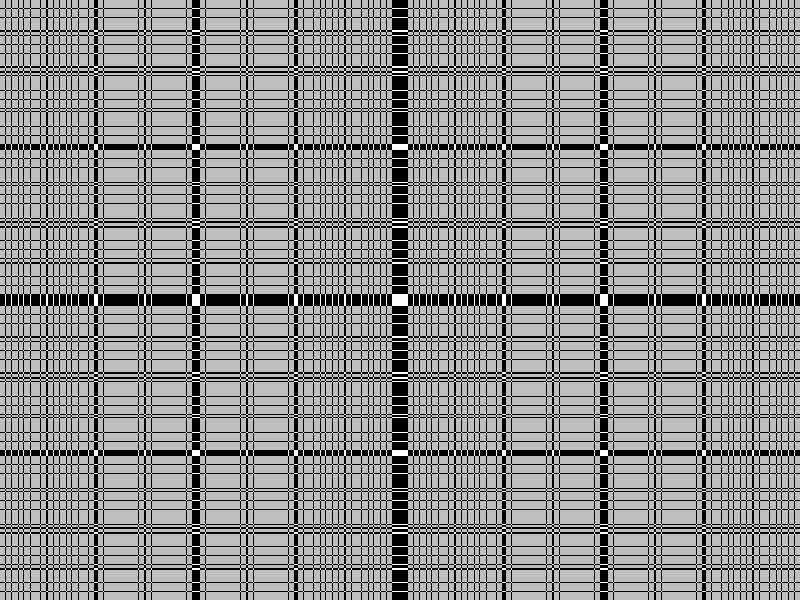

R code for this plot:
w = 50
r = 0.7 # <sqrt(2)/2
b = (1-2*r^2)*w
h = w*r

colbg = "grey"
col1 = "black"
col2 = "white"
depth = 8

pdf("fracflag5.pdf",w,h)
par(mar=c(0,0,0,0), xaxs='i', yaxs='i')
plot(0,0,"n",xlim=c(0,w),ylim=c(0,h),axes=F,ann=F)
polygon(c(0,0,w,w),c(0,h,h,0),col=colbg,border = F)


xlist = list(c(0,w))
ylist = list(c(0,h))

for(jj in 0:depth){
    nxl = list()
    deg = jj*2
    for(i in 1:length(xlist)){
        xmid = mean(xlist[[i]])
        x1 = xmid-b*r^deg/2
        x2 = xmid+b*r^deg/2
        nxl[[2*i-1]] = sort(c(xlist[[i]][1],x1))
        nxl[[2*i]] = sort(c(xlist[[i]][2],x2))
        for(j in 1:length(ylist)){
            y1 = ylist[[j]][1]
            y2 = ylist[[j]][2]
            polygon(c(x1,x1,x2,x2),c(y1,y2,y2,y1),col=col1,border = F)
            if(j<length(ylist)){
                y1 = ylist[[j]][2]
                y2 = ylist[[j+1]][1]
                polygon(c(x1,x1,x2,x2),c(y1,y2,y2,y1),col=col2,border = F)
            }
        }
    }
    xlist = nxl
    nyl = list()
    deg = jj*2+1
    for(i in 1:length(ylist)){
        ymid = mean(ylist[[i]])
        y1 = ymid-b*r^deg/2
        y2 = ymid+b*r^deg/2
        nyl[[2*i-1]] = sort(c(ylist[[i]][1],y1))
        nyl[[2*i]] = sort(c(ylist[[i]][2],y2))
        for(j in 1:length(xlist)){
            x1 = xlist[[j]][1]
            x2 = xlist[[j]][2]
            polygon(c(x1,x1,x2,x2),c(y1,y2,y2,y1),col=col1,border = F)
            if(j<length(xlist)){
                x1 = xlist[[j]][2]
                x2 = xlist[[j+1]][1]
                polygon(c(x1,x1,x2,x2),c(y1,y2,y2,y1),col=col2,border = F)
            }
        }
    }
    ylist = nyl
}


dev.off()

print(1-2*r^2)
